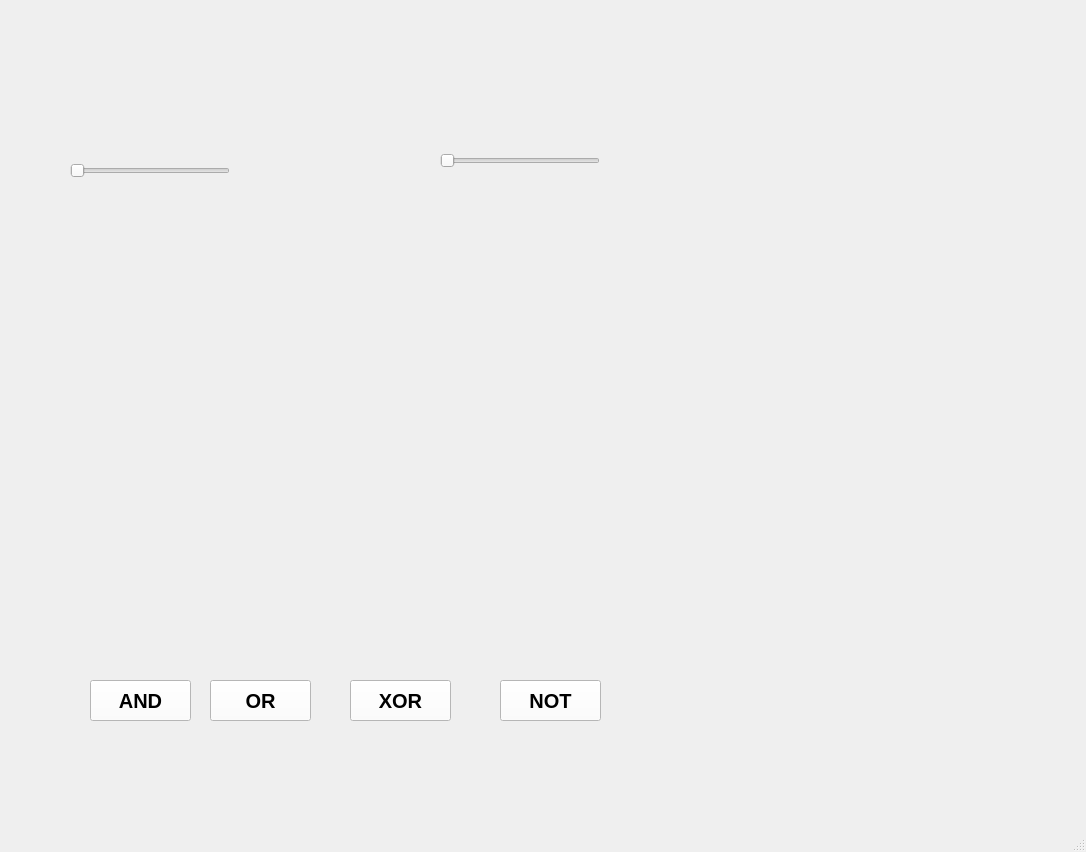
<?xml version="1.0" encoding="UTF-8"?>
<ui version="4.0">
 <class>MainWindow</class>
 <widget class="QMainWindow" name="MainWindow">
  <property name="geometry">
   <rect>
    <x>0</x>
    <y>0</y>
    <width>1086</width>
    <height>852</height>
   </rect>
  </property>
  <property name="windowTitle">
   <string>MainWindow</string>
  </property>
  <property name="styleSheet">
   <string notr="true">
</string>
  </property>
  <widget class="QWidget" name="centralwidget">
   <widget class="QPushButton" name="btn_and">
    <property name="geometry">
     <rect>
      <x>90</x>
      <y>680</y>
      <width>101</width>
      <height>41</height>
     </rect>
    </property>
    <property name="font">
     <font>
      <pointsize>15</pointsize>
      <weight>75</weight>
      <bold>true</bold>
     </font>
    </property>
    <property name="styleSheet">
     <string notr="true">background-color: rgb(255, 255, 255);</string>
    </property>
    <property name="text">
     <string>AND</string>
    </property>
   </widget>
   <widget class="QPushButton" name="btn_or">
    <property name="geometry">
     <rect>
      <x>210</x>
      <y>680</y>
      <width>101</width>
      <height>41</height>
     </rect>
    </property>
    <property name="font">
     <font>
      <pointsize>15</pointsize>
      <weight>75</weight>
      <bold>true</bold>
     </font>
    </property>
    <property name="styleSheet">
     <string notr="true">background-color: rgb(255, 255, 255);</string>
    </property>
    <property name="text">
     <string>OR</string>
    </property>
   </widget>
   <widget class="QPushButton" name="btn_xor">
    <property name="geometry">
     <rect>
      <x>350</x>
      <y>680</y>
      <width>101</width>
      <height>41</height>
     </rect>
    </property>
    <property name="font">
     <font>
      <pointsize>15</pointsize>
      <weight>75</weight>
      <bold>true</bold>
     </font>
    </property>
    <property name="styleSheet">
     <string notr="true">background-color: rgb(255, 255, 255);</string>
    </property>
    <property name="text">
     <string>XOR</string>
    </property>
   </widget>
   <widget class="QPushButton" name="btn_not">
    <property name="geometry">
     <rect>
      <x>500</x>
      <y>680</y>
      <width>101</width>
      <height>41</height>
     </rect>
    </property>
    <property name="font">
     <font>
      <pointsize>15</pointsize>
      <weight>75</weight>
      <bold>true</bold>
     </font>
    </property>
    <property name="styleSheet">
     <string notr="true">background-color: rgb(255, 255, 255);</string>
    </property>
    <property name="text">
     <string>NOT</string>
    </property>
   </widget>
   <widget class="QLabel" name="label_uno">
    <property name="geometry">
     <rect>
      <x>200</x>
      <y>370</y>
      <width>141</width>
      <height>101</height>
     </rect>
    </property>
    <property name="text">
     <string/>
    </property>
    <property name="scaledContents">
     <bool>true</bool>
    </property>
   </widget>
   <widget class="QLabel" name="label_cero">
    <property name="geometry">
     <rect>
      <x>460</x>
      <y>390</y>
      <width>151</width>
      <height>101</height>
     </rect>
    </property>
    <property name="text">
     <string/>
    </property>
    <property name="scaledContents">
     <bool>true</bool>
    </property>
   </widget>
   <widget class="QSlider" name="slider_cero">
    <property name="geometry">
     <rect>
      <x>70</x>
      <y>160</y>
      <width>160</width>
      <height>22</height>
     </rect>
    </property>
    <property name="orientation">
     <enum>Qt::Horizontal</enum>
    </property>
   </widget>
   <widget class="QSlider" name="slider_uno">
    <property name="geometry">
     <rect>
      <x>440</x>
      <y>150</y>
      <width>160</width>
      <height>22</height>
     </rect>
    </property>
    <property name="orientation">
     <enum>Qt::Horizontal</enum>
    </property>
   </widget>
  </widget>
  <widget class="QMenuBar" name="menubar">
   <property name="geometry">
    <rect>
     <x>0</x>
     <y>0</y>
     <width>1086</width>
     <height>26</height>
    </rect>
   </property>
  </widget>
  <widget class="QStatusBar" name="statusbar"/>
 </widget>
 <resources>
  <include location="../../Archivos/Recursos.qrc"/>
 </resources>
 <connections/>
</ui>
